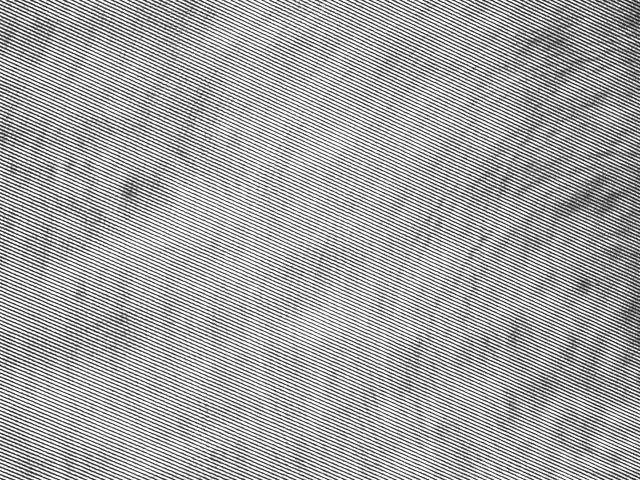
%> input picture img/28feb_658laserpointer2.png, 1280 x 960 px (shown at 1/2 size)
$ octave spectrum_script.m   (GNU Octave 9; MATLAB toolbox functions it lacks are replaced by stand-ins)
%> lines starting %> are read from the running program, lines starting %| are printed output that depends on the picture
### extractspectrum.m
function [ lambda, spectrum ] = extractspectrum(fringe, row, slope,lambda_d )
%Extractspectrum draws the spectrum based the a fringe image
%   fringe = fringe image
%   row = the row on the fft where the peak values occur
%   slope = the calibration slope (nanometers/pixel)
%   lambda_d = design frequency, frequency where the fringes are completely
%   horizontal

% ensure image is grayscale
if size(fringe,3) == 3
    fringe = rgb2gray(fringe);
end

width = size(fringe,2);
height = size(fringe,1);

F = fft2(fringe);
Fscaled = log(1+abs(F));

spectrum = Fscaled(row,:);%+Fscaled(row-1,:)+Fscaled(row+1,:);

pixel = (0:(width-1));
lambda = lambda_d + slope*pixel;
wavenumber = (1/lambda_d - 1./lambda)*1e7;

plot(wavenumber,spectrum)
xlabel('wavenumber (cm^{-1})')
ylabel('intensity')
title('Spectrum')

end

### spectrum_script.m
% 2/28 calibration
lambda_d = 632;
slope = 0.325; %(26nm/80pixels)
row = 348;

fringe = imread('img/28feb_658laserpointer2.png');
%> fringe is the input picture: size 960x1280 uint8; min 7, max 255, mean 168.7

figure(1)
[lambda,spectrum] = extractspectrum(fringe,row,slope,lambda_d);
%> in extractspectrum, `Fscaled = log(1+abs(F));`:
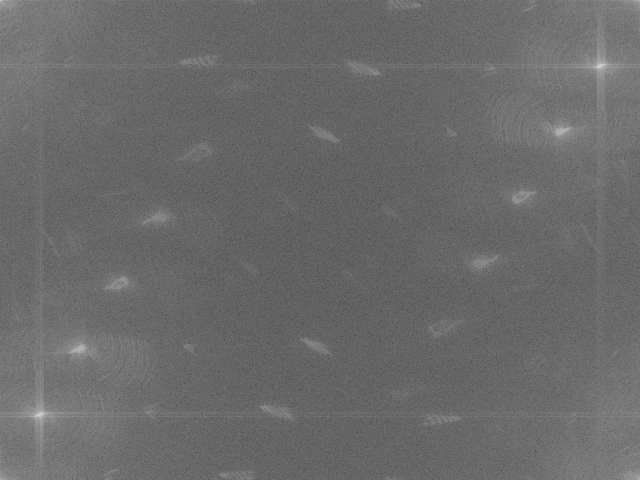
%> Fscaled: size 960x1280 double (shown at 1/2 size); min 2.43, max 19.15, mean 9.42; drawn with min black and max white
%> in extractspectrum, `spectrum = Fscaled(row,:);`: spectrum = 1280 values, max 10.83 at index 1216, min 5.89 at index 88, mean 9.18
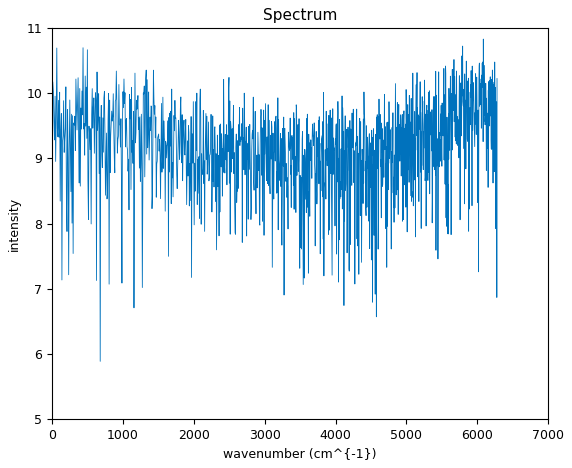
%> figure redrawn from the program's plot data; curve peaks at x = 6084.5, y = 10.83
%> lambda = 1280 values from 632 to 1047.7


fringe = imread('img/28feb_632.png');
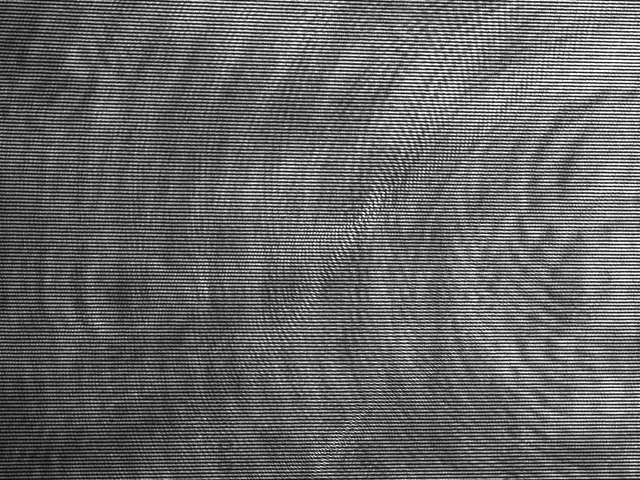
%> input picture img/28feb_632.png, 1280 x 960 px (shown at 1/2 size)
%> fringe is the input picture: size 960x1280 uint8; min 3, max 255, mean 101.9

figure(2)
[lambda,spectrum] = extractspectrum(fringe,row,slope,lambda_d);
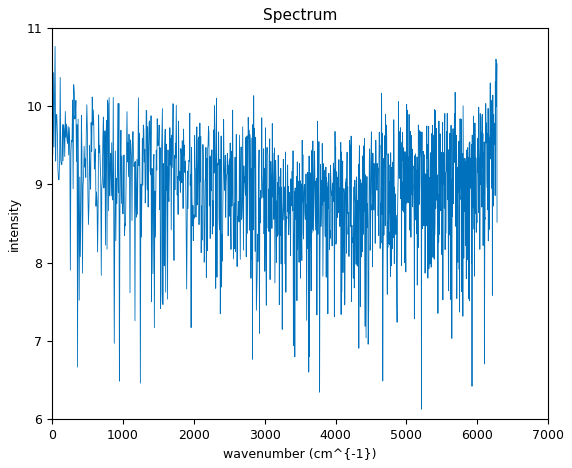
%> figure redrawn from the program's plot data; curve peaks at x = 40.58, y = 10.76
%> spectrum = 1280 values, max 10.76 at index 6, min 6.13 at index 956, mean 8.95


% 2/28 calibration
lambda_d = 632;
slope = 0.325; %(26nm/80pixels)
row = 465;

fringe = imread('img/2-25 SHS Testing/25feb_sodiumvapor.png');
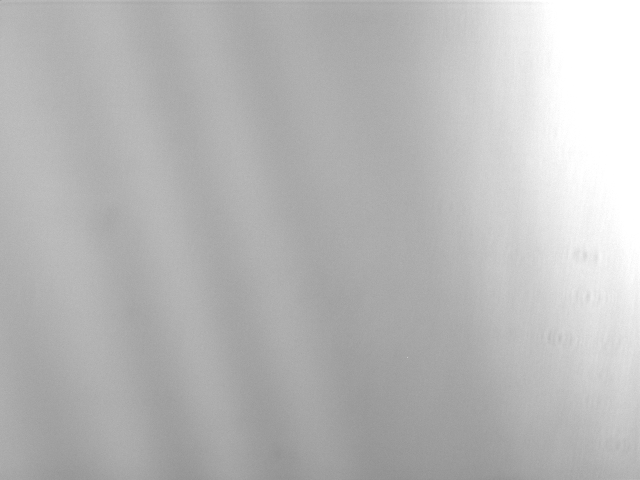
%> input picture img/2-25 SHS Testing/25feb_sodiumvapor.png, 1280 x 960 px (shown at 1/2 size)
%> fringe is the input picture: size 960x1280 uint8; min 77, max 255, mean 184.1

figure(3)
[lambda,spectrum] = extractspectrum(fringe,row,slope,lambda_d);
%> call 3 of extractspectrum, with row = 465, slope = 0.325, lambda_d = 632
%> in extractspectrum (call 3), `Fscaled = log(1+abs(F));`:
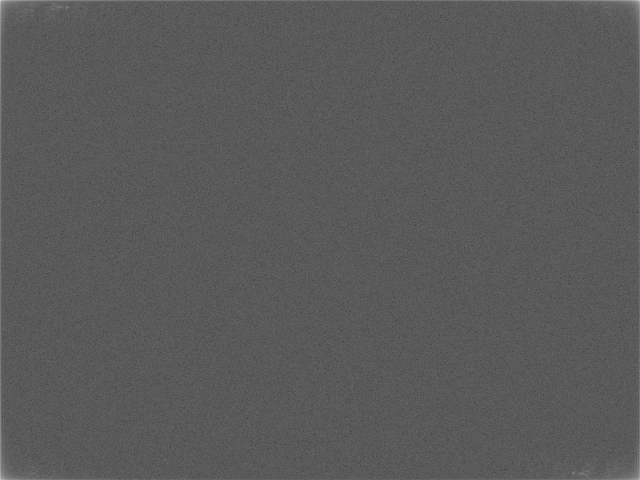
%> Fscaled: size 960x1280 double (shown at 1/2 size); min 1.67, max 19.24, mean 7.9; drawn with min black and max white
%> in extractspectrum (call 3), `spectrum = Fscaled(row,:);`: spectrum = 1280 values, max 10.31 at index 1, min 5.54 at index 953, mean 7.86
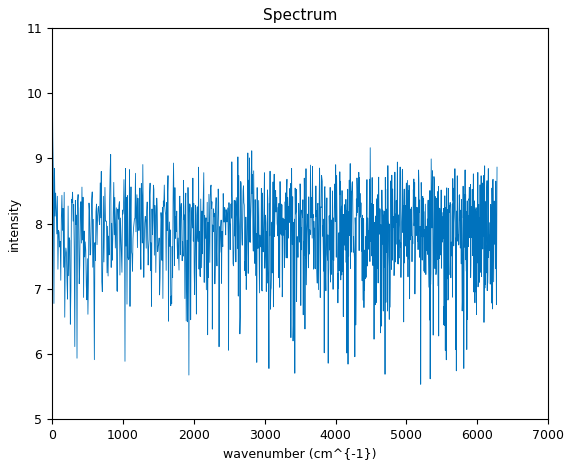
%> figure redrawn from the program's plot data; curve peaks at x = 0, y = 10.31
